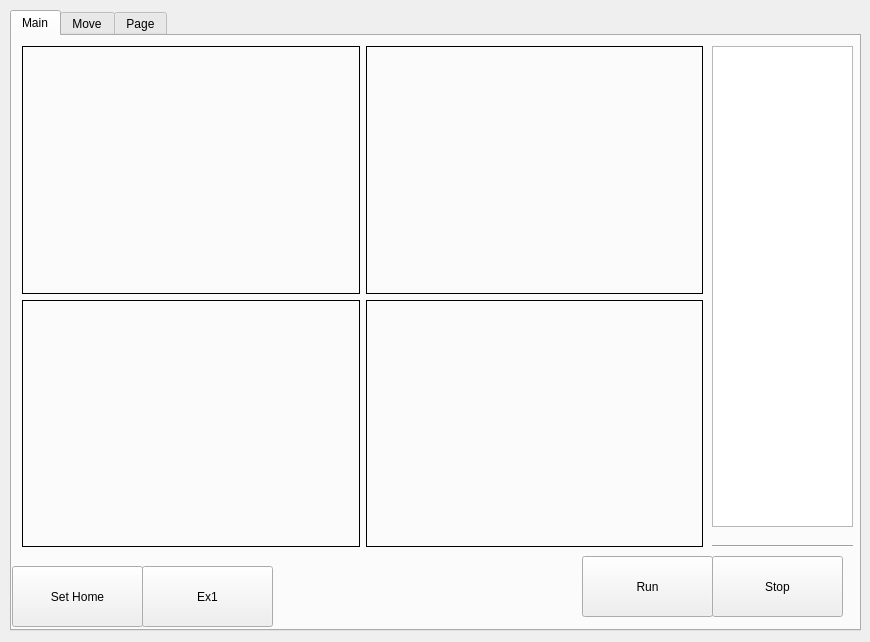
<?xml version="1.0" encoding="UTF-8"?>
<ui version="4.0">
 <class>Form</class>
 <widget class="QWidget" name="Form">
  <property name="geometry">
   <rect>
    <x>0</x>
    <y>0</y>
    <width>870</width>
    <height>642</height>
   </rect>
  </property>
  <property name="windowTitle">
   <string>Form</string>
  </property>
  <widget class="QTabWidget" name="tabWidget">
   <property name="geometry">
    <rect>
     <x>10</x>
     <y>10</y>
     <width>851</width>
     <height>621</height>
    </rect>
   </property>
   <property name="currentIndex">
    <number>0</number>
   </property>
   <widget class="QWidget" name="tab">
    <attribute name="title">
     <string>Main</string>
    </attribute>
    <widget class="QWidget" name="gridLayoutWidget">
     <property name="geometry">
      <rect>
       <x>10</x>
       <y>10</y>
       <width>681</width>
       <height>501</height>
      </rect>
     </property>
     <layout class="QGridLayout" name="gridLayout">
      <item row="0" column="0">
       <widget class="QLabel" name="cam1">
        <property name="frameShape">
         <enum>QFrame::Box</enum>
        </property>
        <property name="text">
         <string/>
        </property>
       </widget>
      </item>
      <item row="1" column="0">
       <widget class="QLabel" name="cam3">
        <property name="frameShape">
         <enum>QFrame::Box</enum>
        </property>
        <property name="text">
         <string/>
        </property>
       </widget>
      </item>
      <item row="1" column="2">
       <widget class="QLabel" name="cam4">
        <property name="frameShape">
         <enum>QFrame::Box</enum>
        </property>
        <property name="text">
         <string/>
        </property>
       </widget>
      </item>
      <item row="0" column="2">
       <widget class="QLabel" name="cam2">
        <property name="frameShape">
         <enum>QFrame::Box</enum>
        </property>
        <property name="text">
         <string/>
        </property>
       </widget>
      </item>
     </layout>
    </widget>
    <widget class="QPushButton" name="pushButton">
     <property name="geometry">
      <rect>
       <x>0</x>
       <y>530</y>
       <width>131</width>
       <height>61</height>
      </rect>
     </property>
     <property name="text">
      <string>Set Home</string>
     </property>
    </widget>
    <widget class="QPushButton" name="pushButton_2">
     <property name="geometry">
      <rect>
       <x>130</x>
       <y>530</y>
       <width>131</width>
       <height>61</height>
      </rect>
     </property>
     <property name="text">
      <string>Ex1</string>
     </property>
    </widget>
    <widget class="QPushButton" name="runbt">
     <property name="geometry">
      <rect>
       <x>570</x>
       <y>520</y>
       <width>131</width>
       <height>61</height>
      </rect>
     </property>
     <property name="text">
      <string>Run</string>
     </property>
    </widget>
    <widget class="QPushButton" name="stopbt">
     <property name="geometry">
      <rect>
       <x>700</x>
       <y>520</y>
       <width>131</width>
       <height>61</height>
      </rect>
     </property>
     <property name="text">
      <string>Stop</string>
     </property>
    </widget>
    <widget class="QTextBrowser" name="debugTextBrowser">
     <property name="geometry">
      <rect>
       <x>700</x>
       <y>10</y>
       <width>141</width>
       <height>481</height>
      </rect>
     </property>
    </widget>
    <widget class="Line" name="line">
     <property name="geometry">
      <rect>
       <x>700</x>
       <y>500</y>
       <width>141</width>
       <height>21</height>
      </rect>
     </property>
     <property name="orientation">
      <enum>Qt::Horizontal</enum>
     </property>
    </widget>
   </widget>
   <widget class="QWidget" name="tab_2">
    <attribute name="title">
     <string>Move</string>
    </attribute>
    <widget class="QLabel" name="frame_card1_5">
     <property name="geometry">
      <rect>
       <x>20</x>
       <y>20</y>
       <width>511</width>
       <height>471</height>
      </rect>
     </property>
     <property name="frameShape">
      <enum>QFrame::Box</enum>
     </property>
     <property name="text">
      <string/>
     </property>
    </widget>
    <widget class="QTextEdit" name="textEdit">
     <property name="geometry">
      <rect>
       <x>630</x>
       <y>60</y>
       <width>104</width>
       <height>31</height>
      </rect>
     </property>
    </widget>
    <widget class="QComboBox" name="comboBox">
     <property name="geometry">
      <rect>
       <x>620</x>
       <y>20</y>
       <width>131</width>
       <height>31</height>
      </rect>
     </property>
     <item>
      <property name="text">
       <string>x5</string>
      </property>
     </item>
     <item>
      <property name="text">
       <string>x10</string>
      </property>
     </item>
    </widget>
    <widget class="QPushButton" name="pushButton_3">
     <property name="geometry">
      <rect>
       <x>560</x>
       <y>60</y>
       <width>61</width>
       <height>41</height>
      </rect>
     </property>
     <property name="text">
      <string>-</string>
     </property>
    </widget>
    <widget class="QPushButton" name="pushButton_4">
     <property name="geometry">
      <rect>
       <x>750</x>
       <y>60</y>
       <width>61</width>
       <height>41</height>
      </rect>
     </property>
     <property name="text">
      <string>+</string>
     </property>
    </widget>
    <widget class="QPushButton" name="pushButton_5">
     <property name="geometry">
      <rect>
       <x>560</x>
       <y>130</y>
       <width>61</width>
       <height>41</height>
      </rect>
     </property>
     <property name="text">
      <string>-</string>
     </property>
    </widget>
    <widget class="QPushButton" name="pushButton_6">
     <property name="geometry">
      <rect>
       <x>750</x>
       <y>130</y>
       <width>61</width>
       <height>41</height>
      </rect>
     </property>
     <property name="text">
      <string>+</string>
     </property>
    </widget>
    <widget class="QTextEdit" name="textEdit_2">
     <property name="geometry">
      <rect>
       <x>630</x>
       <y>130</y>
       <width>104</width>
       <height>31</height>
      </rect>
     </property>
    </widget>
    <widget class="QPushButton" name="pushButton_7">
     <property name="geometry">
      <rect>
       <x>560</x>
       <y>200</y>
       <width>61</width>
       <height>41</height>
      </rect>
     </property>
     <property name="text">
      <string>-</string>
     </property>
    </widget>
    <widget class="QPushButton" name="pushButton_8">
     <property name="geometry">
      <rect>
       <x>750</x>
       <y>200</y>
       <width>61</width>
       <height>41</height>
      </rect>
     </property>
     <property name="text">
      <string>+</string>
     </property>
    </widget>
    <widget class="QTextEdit" name="textEdit_3">
     <property name="geometry">
      <rect>
       <x>630</x>
       <y>200</y>
       <width>104</width>
       <height>31</height>
      </rect>
     </property>
    </widget>
    <widget class="QPushButton" name="pushButton_9">
     <property name="geometry">
      <rect>
       <x>560</x>
       <y>270</y>
       <width>61</width>
       <height>41</height>
      </rect>
     </property>
     <property name="text">
      <string>-</string>
     </property>
    </widget>
    <widget class="QPushButton" name="pushButton_10">
     <property name="geometry">
      <rect>
       <x>750</x>
       <y>270</y>
       <width>61</width>
       <height>41</height>
      </rect>
     </property>
     <property name="text">
      <string>+</string>
     </property>
    </widget>
    <widget class="QTextEdit" name="textEdit_4">
     <property name="geometry">
      <rect>
       <x>630</x>
       <y>270</y>
       <width>104</width>
       <height>31</height>
      </rect>
     </property>
    </widget>
    <widget class="QPushButton" name="pushButton_11">
     <property name="geometry">
      <rect>
       <x>560</x>
       <y>330</y>
       <width>61</width>
       <height>41</height>
      </rect>
     </property>
     <property name="text">
      <string>-</string>
     </property>
    </widget>
    <widget class="QPushButton" name="pushButton_12">
     <property name="geometry">
      <rect>
       <x>750</x>
       <y>330</y>
       <width>61</width>
       <height>41</height>
      </rect>
     </property>
     <property name="text">
      <string>+</string>
     </property>
    </widget>
    <widget class="QTextEdit" name="textEdit_5">
     <property name="geometry">
      <rect>
       <x>630</x>
       <y>330</y>
       <width>104</width>
       <height>31</height>
      </rect>
     </property>
    </widget>
    <widget class="QPushButton" name="pushButton_13">
     <property name="geometry">
      <rect>
       <x>560</x>
       <y>400</y>
       <width>61</width>
       <height>41</height>
      </rect>
     </property>
     <property name="text">
      <string>-</string>
     </property>
    </widget>
    <widget class="QPushButton" name="pushButton_14">
     <property name="geometry">
      <rect>
       <x>750</x>
       <y>400</y>
       <width>61</width>
       <height>41</height>
      </rect>
     </property>
     <property name="text">
      <string>+</string>
     </property>
    </widget>
    <widget class="QTextEdit" name="textEdit_6">
     <property name="geometry">
      <rect>
       <x>630</x>
       <y>400</y>
       <width>104</width>
       <height>31</height>
      </rect>
     </property>
    </widget>
    <widget class="QPushButton" name="pushButton_15">
     <property name="geometry">
      <rect>
       <x>560</x>
       <y>450</y>
       <width>131</width>
       <height>41</height>
      </rect>
     </property>
     <property name="text">
      <string>SET HOME</string>
     </property>
    </widget>
    <widget class="QPushButton" name="pushButton_16">
     <property name="geometry">
      <rect>
       <x>690</x>
       <y>450</y>
       <width>131</width>
       <height>41</height>
      </rect>
     </property>
     <property name="text">
      <string>Ex1</string>
     </property>
    </widget>
    <widget class="QSlider" name="horizontalSlider">
     <property name="geometry">
      <rect>
       <x>570</x>
       <y>100</y>
       <width>231</width>
       <height>22</height>
      </rect>
     </property>
     <property name="orientation">
      <enum>Qt::Horizontal</enum>
     </property>
    </widget>
    <widget class="QSlider" name="horizontalSlider_2">
     <property name="geometry">
      <rect>
       <x>570</x>
       <y>170</y>
       <width>231</width>
       <height>22</height>
      </rect>
     </property>
     <property name="orientation">
      <enum>Qt::Horizontal</enum>
     </property>
    </widget>
    <widget class="QSlider" name="horizontalSlider_3">
     <property name="geometry">
      <rect>
       <x>570</x>
       <y>240</y>
       <width>231</width>
       <height>22</height>
      </rect>
     </property>
     <property name="orientation">
      <enum>Qt::Horizontal</enum>
     </property>
    </widget>
    <widget class="QSlider" name="horizontalSlider_4">
     <property name="geometry">
      <rect>
       <x>570</x>
       <y>310</y>
       <width>231</width>
       <height>22</height>
      </rect>
     </property>
     <property name="orientation">
      <enum>Qt::Horizontal</enum>
     </property>
    </widget>
    <widget class="QSlider" name="horizontalSlider_5">
     <property name="geometry">
      <rect>
       <x>570</x>
       <y>370</y>
       <width>231</width>
       <height>22</height>
      </rect>
     </property>
     <property name="orientation">
      <enum>Qt::Horizontal</enum>
     </property>
    </widget>
   </widget>
   <widget class="QWidget" name="tab_3">
    <attribute name="title">
     <string>Page</string>
    </attribute>
    <widget class="QLCDNumber" name="lcdNumber">
     <property name="geometry">
      <rect>
       <x>560</x>
       <y>60</y>
       <width>64</width>
       <height>23</height>
      </rect>
     </property>
     <property name="styleSheet">
      <string notr="true">background-color:rgb(0, 170, 255);</string>
     </property>
    </widget>
   </widget>
  </widget>
 </widget>
 <resources/>
 <connections/>
</ui>
